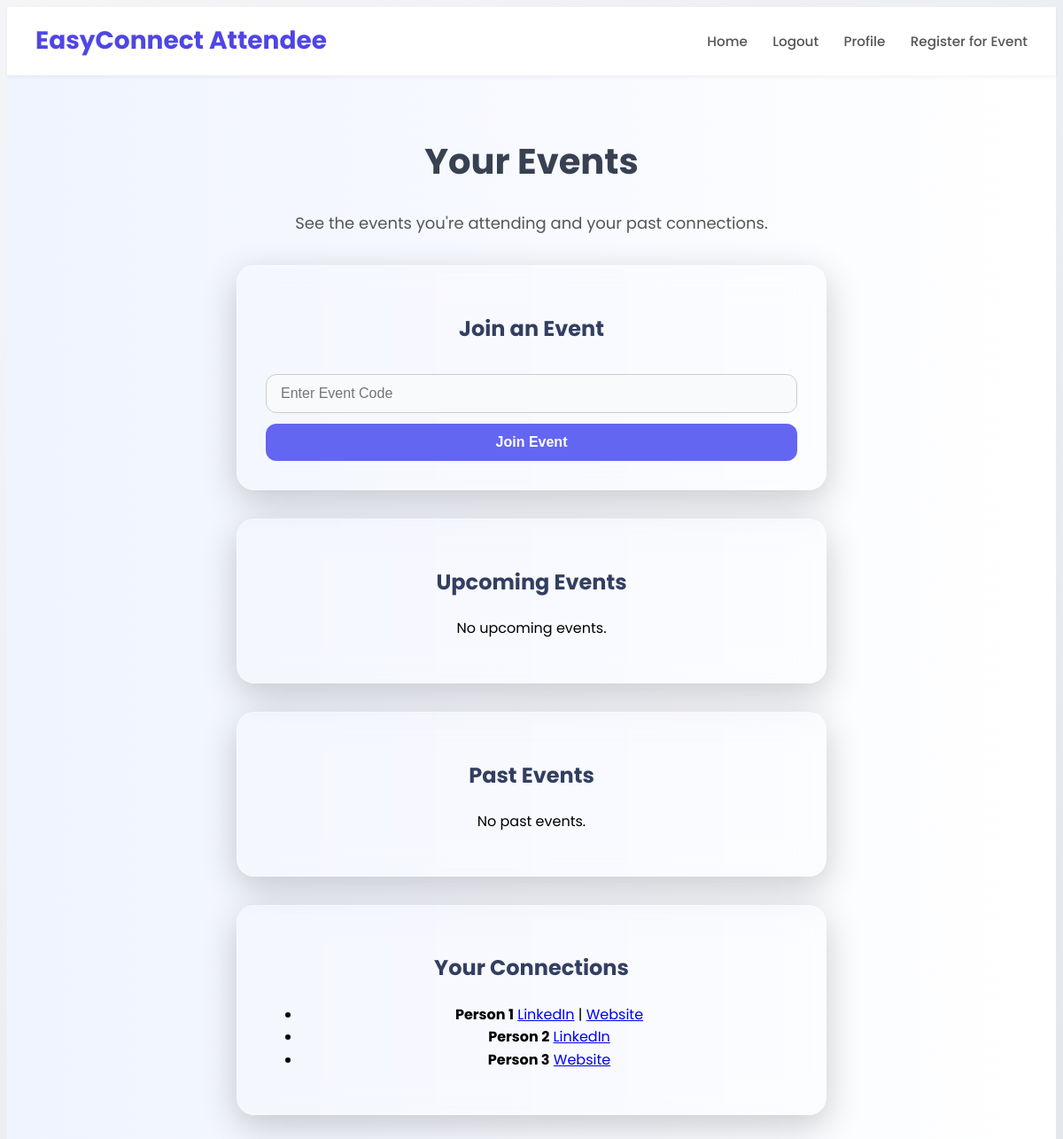
The page /attendee-panel/ (signed in) on the database as committed earlier.
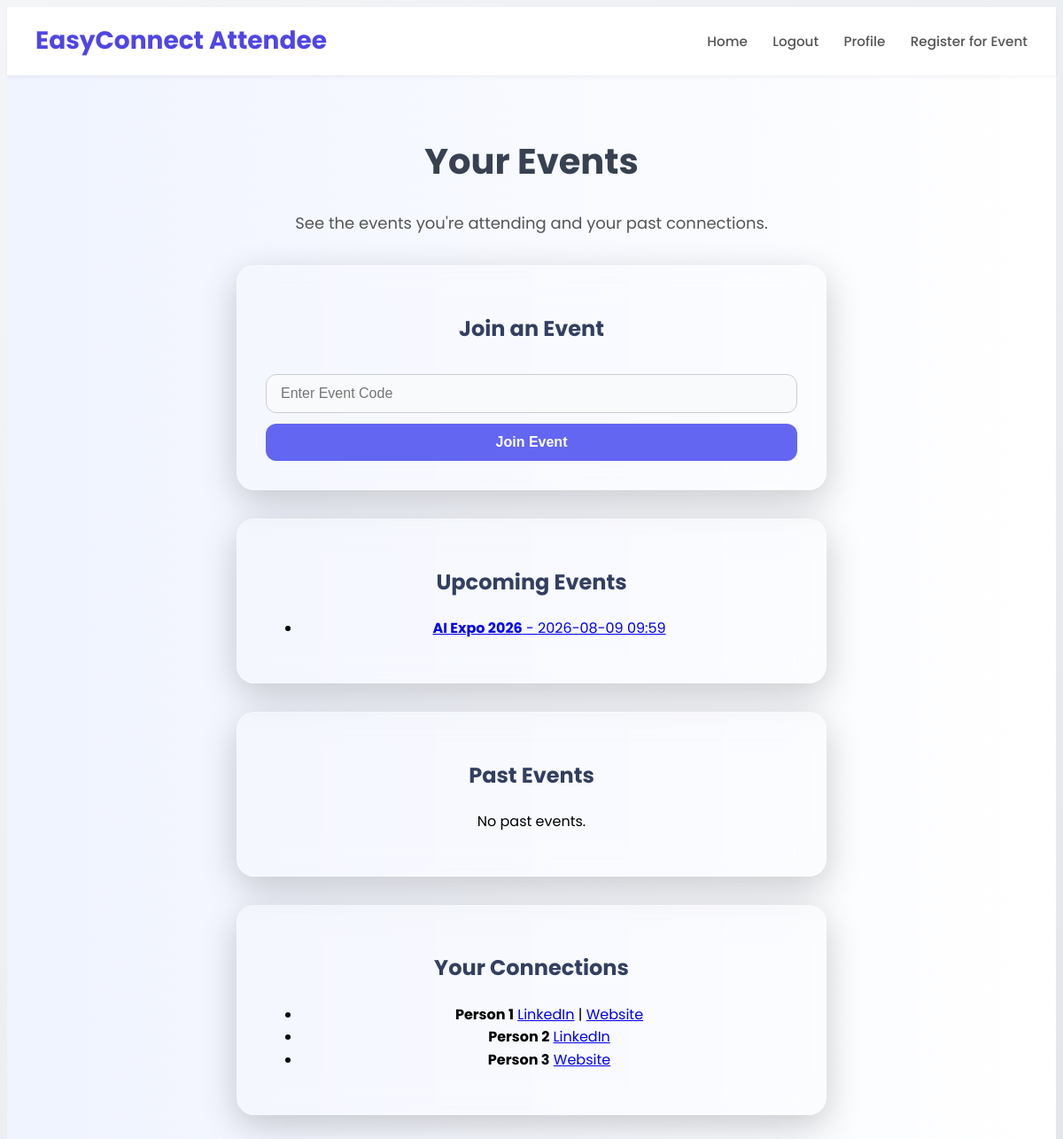
The same page on the database as committed later.
### mainapp/models.py (models this page shows, shortened)
class Ticket(models.Model):
    user = models.ForeignKey(get_user_model(), on_delete=models.CASCADE)
    ticket_id = models.CharField(max_length=100, unique=True)
    event_name = models.CharField(max_length=200)
    event_date = models.DateTimeField()
    ticket_type = models.CharField(max_length=50, choices=[
        ('GA', 'General Admission'),
        ('VIP', 'VIP'),
    ])
    created_at = models.DateTimeField(auto_now_add=True)

### mainapp/decorators.py (the view)
        def _wrapped_view(request, *args, **kwargs):
            if not request.user.is_authenticated:
                return redirect('home')
            if request.user.role != required_role:
                return redirect('home')
            return view_func(request, *args, **kwargs)

### mainapp/views.py (called while the page is built)
@login_required
@role_required('attendee')
def attendee(request):
    return attendee_dashboard(request)

@login_required
@role_required('attendee')
def attendee_dashboard(request):
    tickets = Ticket.objects.filter(user=request.user).order_by('event_date')
    now = timezone.now()
    context = {
        'upcoming_events': tickets.filter(event_date__gte=now),
        'past_events': tickets.filter(event_date__lt=now)
    }
    return render(request, "main/attendee.html", context)

### templates/main/attendee.html (shortened to what this page needs)
{% extends "base.html" %}
{% load static %}
{% block content %}
  <header class="navbar">
    <div class="logo">EasyConnect Attendee</div>
    <nav class="nav-links">
      <a href="{% url 'home' %}">Home</a>
      {% if user.is_authenticated %}
        <a href="{% url 'logout' %}">Logout</a>
      {% endif %}
      <a href="{% url 'attendee_profile' %}">Profile</a>
      <a href="#" onclick="toggleRegisterForm()">Register for Event</a>
    </nav>
  </header>
  <section class="hero" data-aos="fade-up" style="background: linear-gradient(to right, #f0f4ff, #ffffff); padding: 2rem 1rem;">
    <h1 class="hero-title">Your Events</h1>
    <p class="hero-subtitle">See the events you're attending and your past connections.</p>
    <div class="glass-card" data-aos="zoom-in-up">
      <h2>Join an Event</h2>
      <form method="post" action="{% url 'join_event' %}">
        <input type="text" class="form-input large" name="event_code" placeholder="Enter Event Code" required />
        <button class="glow-button" type="submit">Join Event</button>
      </form>
    </div>
    <div class="glass-card" data-aos="fade-up">
      <h2>Upcoming Events</h2>
      {% if upcoming_events %}
        <ul>
          {% for ticket in upcoming_events %}
            <li>
              <a href="{% url 'ticket_detail' ticket.ticket_id %}">
                <strong>{{ ticket.event_name }}</strong> - {{ ticket.event_date|date:'Y-m-d H:i' }}
              </a>
            </li>
          {% endfor %}
        </ul>
      {% else %}
        <p>No upcoming events.</p>
      {% endif %}
    </div>
    <div class="glass-card" data-aos="fade-up">
      <h2>Past Events</h2>
      {% if past_events %}
        <ul>
          {% for ticket in past_events %}
            <li>
              <a href="{% url 'ticket_detail' ticket.ticket_id %}">
                <strong>{{ ticket.event_name }}</strong> - {{ ticket.event_date|date:'Y-m-d H:i' }}
              </a>
            </li>
          {% endfor %}
        </ul>
      {% else %}
        <p>No past events.</p>
      {% endif %}
    </div>
    <div class="glass-card" data-aos="fade-up">
      <h2>Your Connections</h2>
      <ul>
        <li><strong>Person 1</strong> <a href="#">LinkedIn</a> | <a href="#">Website</a></li>
        <li><strong>Person 2</strong> <a href="#">LinkedIn</a></li>
        <li><strong>Person 3</strong> <a href="#">Website</a></li>
      </ul>
    </div>
  </section>
{% endblock %}

### templates/base.html (shortened to what this page needs)
{% load static %}
<!DOCTYPE html>
<html lang="en">
<head>
  <link rel="stylesheet" href="{% static 'css/style.css' %}" />
  <link rel="stylesheet" href="https://unpkg.com/aos@2.3.4/dist/aos.css" />
</head>
<body>
{% block content %}{% endblock %}
</body>
</html>

### static/css/style.css (style rules this page uses)
body { background: linear-gradient(to bottom right, #f4f5f7, #e3e7ed); color: #1f2937; font-family: 'Poppins', sans-serif; line-height: 1.6; }
.glass-card { background: rgba(255, 255, 255, 0.95); border-radius: 1.25rem; padding: 2rem; margin: 1.5rem 0; box-shadow: 0 10px 25px rgba(0, 0, 0, 0.08); transition: transform 0.3s ease, box-shadow 0.3s ease; }
h1.hero-title { font-size: 2.5rem; font-weight: 700; color: #374151; }
h2 { color: #333f61; }
input, textarea, select { background: #f9fafb; color: #111827; border: 1px solid #d1d5db; border-radius: 0.5rem; padding: 0.75rem 1rem; width: 100%; margin-top: 0.5rem; margin-bottom: 1rem; }
button.glow-button { background: #6366f1; color: white; padding: 0.75rem 1.25rem; font-weight: 600; border: none; border-radius: 0.75rem; cursor: pointer; transition: all 0.3s ease; }
.navbar { display: flex; justify-content: space-between; align-items: center; padding: 1rem 2rem; background-color: white; box-shadow: 0 2px 4px rgba(0, 0, 0, 0.05); position: sticky; top: 0; z-index: 50; }
.logo { font-size: 1.75rem; font-weight: 700; color: #4f46e5; }
.nav-links a { margin-left: 1.5rem; text-decoration: none; color: #555; font-weight: 500; font-size: 0.95rem; transition: color 0.3s ease; }
.hero { text-align: center; padding: 6rem 1.5rem; }
.hero-title { font-size: 2.5rem; font-weight: 800; color: #4f46e5; margin-bottom: 1.5rem; }
.hero-subtitle { max-width: 600px; margin: 0 auto 2rem auto; font-size: 1.125rem; color: #555; }
.form-input { width: 100%; padding: 0.75rem 1rem; font-size: 1rem; border: 1px solid #ccc; border-radius: 0.5rem; margin-bottom: 1rem; transition: border 0.3s ease; }
.glass-card { margin-top: 2rem; max-width: 600px; margin-left: auto; margin-right: auto; padding: 2rem; background: rgba(255, 255, 255, 0.1); backdrop-filter: blur(18px); border-radius: 1.25rem; box-shadow: 0 12px 40px rgba(0, 0, 0, 0.2); border: 1px solid rgba(255, 255, 255, 0.3); color: #fff; text-align: center; }
.glass-card li, .glass-card p { color: black; }
.form-input.large { width: 100%; box-sizing: border-box; padding: 0.75rem 1rem; font-size: 1rem; border-radius: 0.75rem; border: 1px solid #ccc; margin: 0.75rem 0; }
.glow-button { width: 100%; padding: 0.75rem; font-size: 1rem; font-weight: 600; color: white; background: linear-gradient(90deg, #6366f1, #8b5cf6); border: none; border-radius: 0.75rem; cursor: pointer; transition: transform 0.3s ease, box-shadow 0.3s ease; }

Rows that differ between the two databases and show on the page:
added Ticket: event_name "AI Expo 2026", event_date "2026-08-09 09:59"
Other text that changed with them:
text no longer shown: "No upcoming events."
